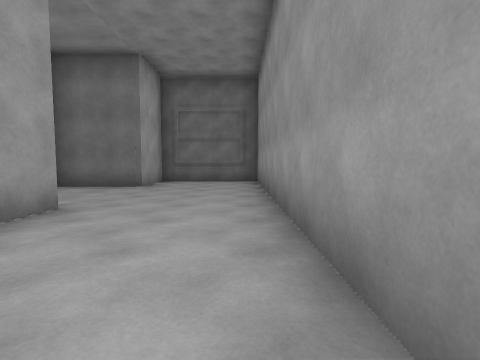
view 1 (above)

12 first-person views from a walk through a scene from a Unity 3-D project. The camera is 1.3 m above the floor, tilts 4° down and sees 85° across. The floor is counted in squares, 2 m on a side. Each view is taken from the middle of a square. On the plan, view 1 faces up. The plan holds only what a view shows up to about 9 squares ahead; the rest is blank. The place goes on beyond the plan. Surface patterns are stand-ins for the level's own textures.

view 2
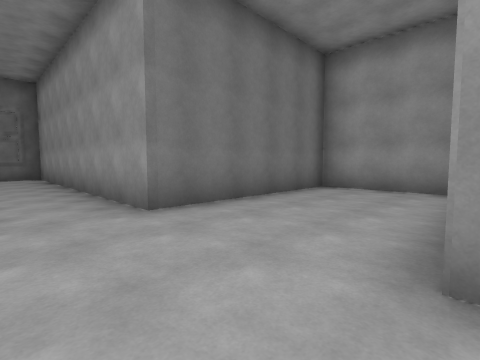

view 3
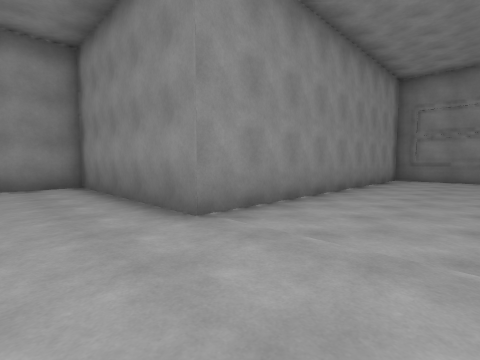

view 4
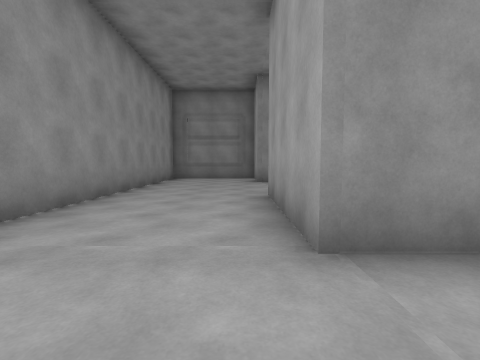

view 5
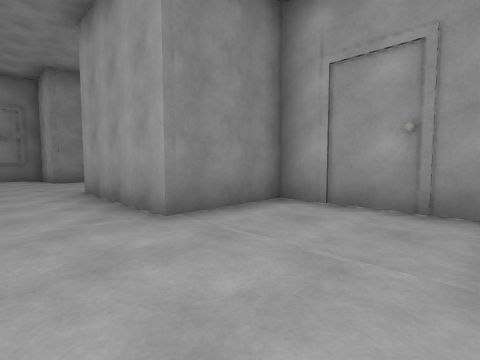

view 6
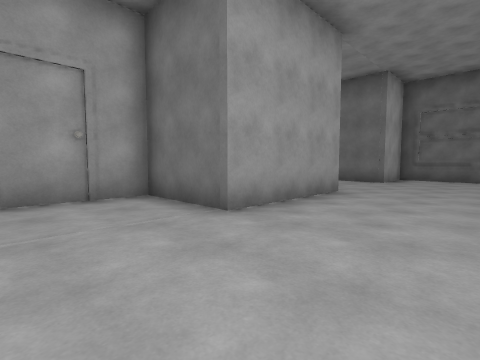

view 7
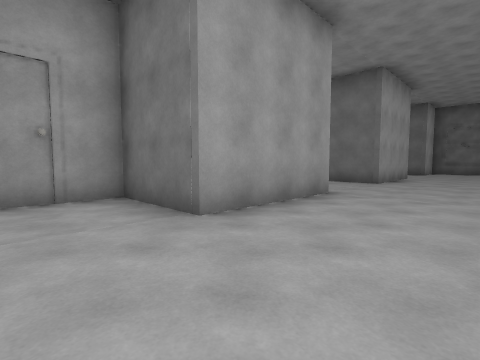

view 8
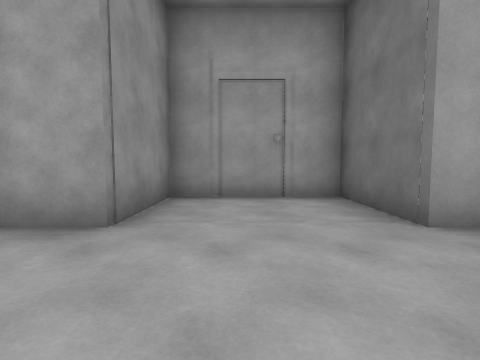

view 9
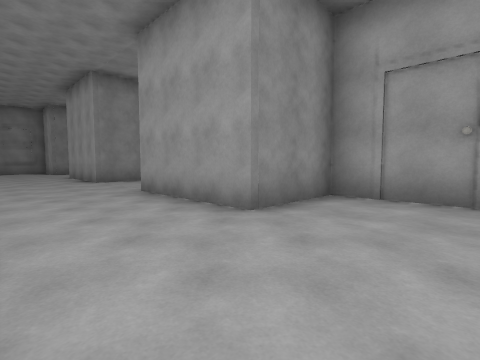

view 10
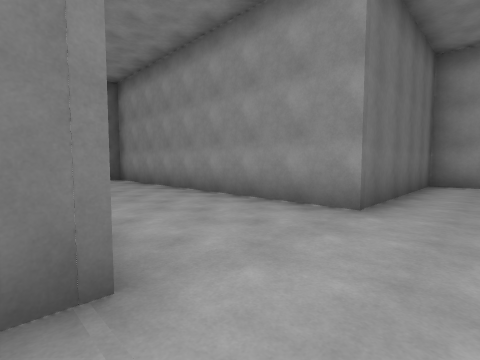

view 11
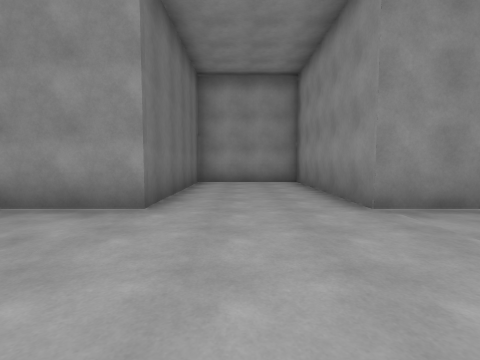

view 12
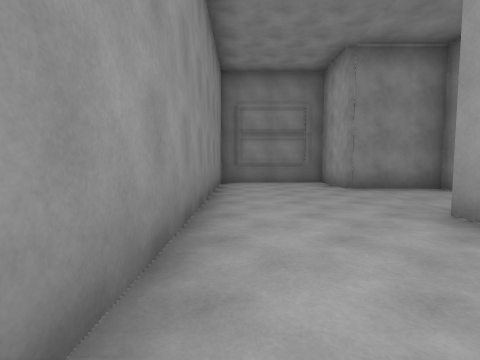

### Floor plan
Points are (right, up) in squares from view 1. A wall is a line through its corners. A room is listed if a view was taken in it or the views show most of it. See-through windows are left out.
Room 1 (views 1, 2, 3, 4, 5, 6, 7, 8, 9, 10, 11, 12)
walls: (-4.9, 5.9) (-4.9, 3.7) (-2.6, 3.7) (-2.6, 0.3) (-4.9, 0.3) (-4.9, -2.8) (-2.6, -2.8) (-2.6, -6.1) (-4.9, -6.1) (-4.9, -9.3) (-2.6, -9.3) (-2.6, -11.1) (0.6, -11.1) (0.6, -2.8) (5.4, -2.8) (5.4, 0.3) (0.6, 0.3) (0.6, 8.6) (-2.6, 8.6) (-2.6, 6.8) (-4.9, 6.8)

Positions as (right, up) in squares from view 1, and headings:
1: (0, 0), facing up
2: (-1, -3), facing up-right
3: (-2, -1), facing down-right
4: (-2, -1), facing down
5: (-1, 0), facing down-left
6: (0, -2), facing up-left
7: (0, -8), facing up-left
8: (0, -8), facing left
9: (0, 6), facing down-left
10: (-3, -1), facing up-right
11: (-3, -1), facing right
12: (0, -3), facing down
